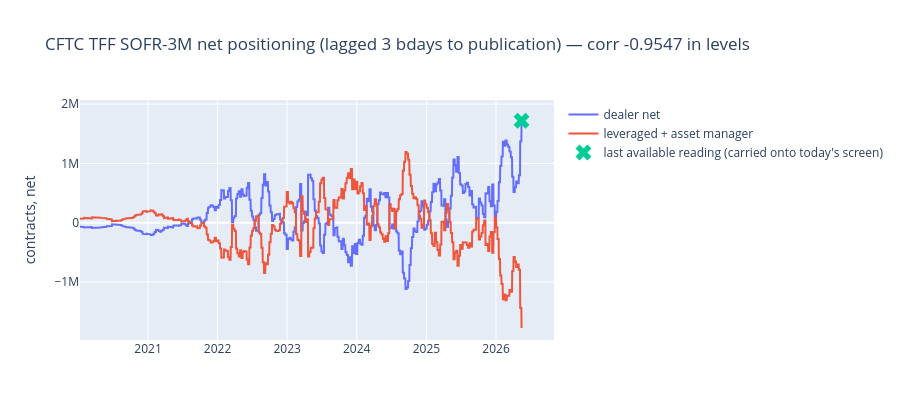

Source (notebook cell):
### Code cell
fig = go.Figure()
fig.add_trace(go.Scatter(x=HIST.index, y=HIST["dealer_net"], name="dealer net"))
fig.add_trace(go.Scatter(x=HIST.index, y=OTHER, name="leveraged + asset manager"))
fig.add_trace(go.Scatter(x=[HIST.index[-1]], y=[float(HIST["dealer_net"].iloc[-1])],
                         name="last available reading (carried onto today's screen)",
                         mode="markers", marker=dict(size=14, symbol="x")))
fig.update_layout(
    title=(f"CFTC TFF SOFR-3M net positioning (lagged 3 bdays to publication) — "
           f"corr {CORR:.4f} in levels"),
    yaxis_title="contracts, net", height=420)
fig.show()

### Figure 1 — Plotly figure (JSON) as saved in the notebook; plotly's stock layout.template omitted (floating-point values rounded to 4 significant figures; data arrays with more than 128 entries replaced by an {"elided": "..."} marker saying what was removed)
{"data": [{"name": "dealer net", "type": "scatter", "x": {"elided": "1656 str values"}, "y": {"elided": "1656 int values"}}, {"name": "leveraged + asset manager", "type": "scatter", "x": {"elided": "1656 str values"}, "y": {"elided": "1656 int values"}}, {"marker": {"size": 14, "symbol": "x"}, "mode": "markers", "name": "last available reading (carried onto today's screen)", "type": "scatter", "x": ["2026-05-15T00:00:00"], "y": [1719000.0]}], "layout": {"height": 420, "title": {"text": "CFTC TFF SOFR-3M net positioning (lagged 3 bdays to publication) — corr -0.9547 in levels"}, "yaxis": {"title": {"text": "contracts, net"}}}}
